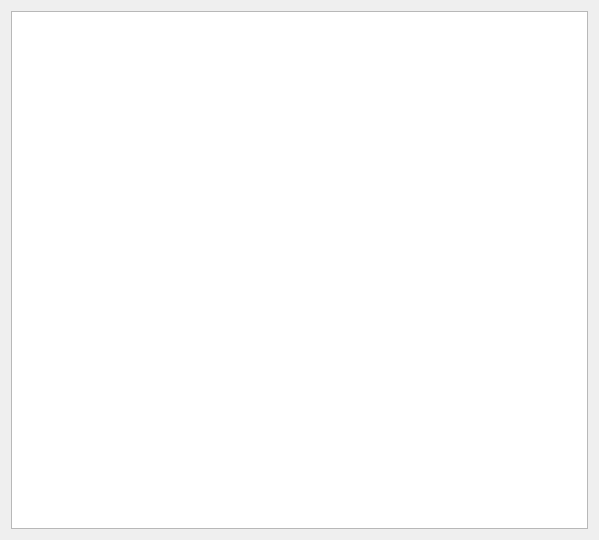
<?xml version="1.0" encoding="UTF-8"?>
<ui version="4.0">
 <class>FormSigPasport</class>
 <widget class="QWidget" name="FormSigPasport">
  <property name="geometry">
   <rect>
    <x>0</x>
    <y>0</y>
    <width>599</width>
    <height>540</height>
   </rect>
  </property>
  <property name="windowTitle">
   <string>Form</string>
  </property>
  <layout class="QVBoxLayout" name="verticalLayout">
   <item>
    <widget class="RestTableView" name="tableView"/>
   </item>
  </layout>
 </widget>
 <customwidgets>
  <customwidget>
   <class>RestTableView</class>
   <extends>QTableView</extends>
   <header>rest/resttableview.h</header>
  </customwidget>
 </customwidgets>
 <resources/>
 <connections/>
</ui>
